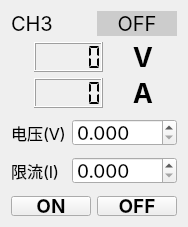
   <widget class="QWidget" name="layoutWidget">
    <property name="geometry">
     <rect>
      <x>380</x>
      <y>410</y>
      <width>160</width>
      <height>227</height>
     </rect>
    </property>
    <layout class="QVBoxLayout" name="verticalLayout_3">
     <item>
      <layout class="QHBoxLayout" name="horizontalLayout_4">
       <item>
        <widget class="QLabel" name="label_CH3">
         <property name="font">
          <font>
           <family>-apple-system</family>
           <pointsize>15</pointsize>
          </font>
         </property>
         <property name="text">
          <string>CH3</string>
         </property>
        </widget>
       </item>
       <item>
        <widget class="QLabel" name="label_CH3_ONOFF">
         <property name="font">
          <font>
           <family>-apple-system</family>
           <pointsize>15</pointsize>
          </font>
         </property>
         <property name="styleSheet">
          <string notr="true">background:rgb(204, 204, 204)</string>
         </property>
         <property name="frameShape">
          <enum>QFrame::Panel</enum>
         </property>
         <property name="frameShadow">
          <enum>QFrame::Raised</enum>
         </property>
         <property name="lineWidth">
          <number>0</number>
         </property>
         <property name="text">
          <string>OFF</string>
         </property>
         <property name="alignment">
          <set>Qt::AlignCenter</set>
         </property>
        </widget>
       </item>
      </layout>
     </item>
     <item>
      <layout class="QHBoxLayout" name="horizontalLayout_9">
       <item>
        <spacer name="horizontalSpacer_5">
         <property name="orientation">
          <enum>Qt::Horizontal</enum>
         </property>
         <property name="sizeType">
          <enum>QSizePolicy::Minimum</enum>
         </property>
         <property name="sizeHint" stdset="0">
          <size>
           <width>23</width>
           <height>20</height>
          </size>
         </property>
        </spacer>
       </item>
       <item>
        <widget class="QLCDNumber" name="lcdNumber_CH3_V">
         <property name="sizePolicy">
          <sizepolicy hsizetype="Minimum" vsizetype="Fixed">
           <horstretch>0</horstretch>
           <verstretch>0</verstretch>
          </sizepolicy>
         </property>
         <property name="minimumSize">
          <size>
           <width>0</width>
           <height>30</height>
          </size>
         </property>
         <property name="maximumSize">
          <size>
           <width>16777215</width>
           <height>30</height>
          </size>
         </property>
         <property name="font">
          <font>
           <family>-apple-system</family>
           <pointsize>12</pointsize>
           <weight>75</weight>
           <bold>true</bold>
           <underline>false</underline>
           <strikeout>false</strikeout>
          </font>
         </property>
         <property name="segmentStyle">
          <enum>QLCDNumber::Flat</enum>
         </property>
        </widget>
       </item>
       <item>
        <widget class="QLabel" name="label_12">
         <property name="sizePolicy">
          <sizepolicy hsizetype="Preferred" vsizetype="Fixed">
           <horstretch>0</horstretch>
           <verstretch>0</verstretch>
          </sizepolicy>
         </property>
         <property name="minimumSize">
          <size>
           <width>0</width>
           <height>30</height>
          </size>
         </property>
         <property name="maximumSize">
          <size>
           <width>16777215</width>
           <height>30</height>
          </size>
         </property>
         <property name="font">
          <font>
           <family>-apple-system</family>
           <pointsize>20</pointsize>
           <weight>75</weight>
           <bold>true</bold>
          </font>
         </property>
         <property name="text">
          <string>V</string>
         </property>
         <property name="alignment">
          <set>Qt::AlignCenter</set>
         </property>
        </widget>
       </item>
      </layout>
     </item>
     <item>
      <layout class="QHBoxLayout" name="horizontalLayout_10">
       <item>
        <spacer name="horizontalSpacer_6">
         <property name="orientation">
          <enum>Qt::Horizontal</enum>
         </property>
         <property name="sizeType">
          <enum>QSizePolicy::Minimum</enum>
         </property>
         <property name="sizeHint" stdset="0">
          <size>
           <width>23</width>
           <height>20</height>
          </size>
         </property>
        </spacer>
       </item>
       <item>
        <widget class="QLCDNumber" name="lcdNumber_CH3_I">
         <property name="sizePolicy">
          <sizepolicy hsizetype="Minimum" vsizetype="Fixed">
           <horstretch>0</horstretch>
           <verstretch>0</verstretch>
          </sizepolicy>
         </property>
         <property name="minimumSize">
          <size>
           <width>0</width>
           <height>30</height>
          </size>
         </property>
         <property name="maximumSize">
          <size>
           <width>16777215</width>
           <height>30</height>
          </size>
         </property>
         <property name="font">
          <font>
           <family>-apple-system</family>
           <pointsize>12</pointsize>
           <weight>75</weight>
           <bold>true</bold>
           <underline>false</underline>
           <strikeout>false</strikeout>
          </font>
         </property>
         <property name="segmentStyle">
          <enum>QLCDNumber::Flat</enum>
         </property>
        </widget>
       </item>
       <item>
        <widget class="QLabel" name="label_10">
         <property name="sizePolicy">
          <sizepolicy hsizetype="Preferred" vsizetype="Fixed">
           <horstretch>0</horstretch>
           <verstretch>0</verstretch>
          </sizepolicy>
         </property>
         <property name="minimumSize">
          <size>
           <width>0</width>
           <height>30</height>
          </size>
         </property>
         <property name="maximumSize">
          <size>
           <width>16777215</width>
           <height>30</height>
          </size>
         </property>
         <property name="font">
          <font>
           <family>-apple-system</family>
           <pointsize>20</pointsize>
           <weight>75</weight>
           <bold>true</bold>
          </font>
         </property>
         <property name="text">
          <string>A</string>
         </property>
         <property name="alignment">
          <set>Qt::AlignCenter</set>
         </property>
        </widget>
       </item>
      </layout>
     </item>
     <item>
      <layout class="QFormLayout" name="formLayout_4">
       <item row="0" column="0">
        <widget class="QLabel" name="label_11">
         <property name="sizePolicy">
          <sizepolicy hsizetype="Expanding" vsizetype="Expanding">
           <horstretch>0</horstretch>
           <verstretch>0</verstretch>
          </sizepolicy>
         </property>
         <property name="font">
          <font>
           <family>-apple-system</family>
           <pointsize>12</pointsize>
          </font>
         </property>
         <property name="text">
          <string>电压(V)</string>
         </property>
        </widget>
       </item>
       <item row="0" column="1">
        <widget class="QDoubleSpinBox" name="doubleSpinBox_CH3_setV">
         <property name="minimumSize">
          <size>
           <width>0</width>
           <height>27</height>
          </size>
         </property>
         <property name="maximumSize">
          <size>
           <width>16777215</width>
           <height>27</height>
          </size>
         </property>
         <property name="font">
          <font>
           <family>-apple-system</family>
           <pointsize>14</pointsize>
          </font>
         </property>
         <property name="decimals">
          <number>3</number>
         </property>
        </widget>
       </item>
       <item row="1" column="0">
        <widget class="QLabel" name="label_9">
         <property name="sizePolicy">
          <sizepolicy hsizetype="Expanding" vsizetype="Expanding">
           <horstretch>0</horstretch>
           <verstretch>0</verstretch>
          </sizepolicy>
         </property>
         <property name="font">
          <font>
           <family>-apple-system</family>
           <pointsize>12</pointsize>
          </font>
         </property>
         <property name="text">
          <string>限流(I)</string>
         </property>
        </widget>
       </item>
       <item row="1" column="1">
        <widget class="QDoubleSpinBox" name="doubleSpinBox_CH3_setI">
         <property name="minimumSize">
          <size>
           <width>0</width>
           <height>27</height>
          </size>
         </property>
         <property name="maximumSize">
          <size>
           <width>16777215</width>
           <height>27</height>
          </size>
         </property>
         <property name="font">
          <font>
           <family>-apple-system</family>
           <pointsize>14</pointsize>
          </font>
         </property>
         <property name="decimals">
          <number>3</number>
         </property>
        </widget>
       </item>
      </layout>
     </item>
     <item>
      <layout class="QHBoxLayout" name="horizontalLayout_13">
       <item>
        <widget class="QPushButton" name="pushButton_CH3_ON">
         <property name="sizePolicy">
          <sizepolicy hsizetype="Preferred" vsizetype="Fixed">
           <horstretch>0</horstretch>
           <verstretch>0</verstretch>
          </sizepolicy>
         </property>
         <property name="minimumSize">
          <size>
           <width>0</width>
           <height>20</height>
          </size>
         </property>
         <property name="maximumSize">
          <size>
           <width>16777215</width>
           <height>20</height>
          </size>
         </property>
         <property name="font">
          <font>
           <family>-apple-system</family>
           <pointsize>14</pointsize>
           <weight>75</weight>
           <bold>true</bold>
           <underline>false</underline>
           <strikeout>false</strikeout>
          </font>
         </property>
         <property name="text">
          <string>ON</string>
         </property>
        </widget>
       </item>
       <item>
        <widget class="QPushButton" name="pushButton_CH3_OFF">
         <property name="sizePolicy">
          <sizepolicy hsizetype="Preferred" vsizetype="Fixed">
           <horstretch>0</horstretch>
           <verstretch>0</verstretch>
          </sizepolicy>
         </property>
         <property name="minimumSize">
          <size>
           <width>0</width>
           <height>20</height>
          </size>
         </property>
         <property name="maximumSize">
          <size>
           <width>16777215</width>
           <height>20</height>
          </size>
         </property>
         <property name="font">
          <font>
           <family>-apple-system</family>
           <pointsize>14</pointsize>
           <weight>75</weight>
           <bold>true</bold>
           <underline>false</underline>
           <strikeout>false</strikeout>
          </font>
         </property>
         <property name="text">
          <string>OFF</string>
         </property>
        </widget>
       </item>
      </layout>
     </item>
    </layout>
   </widget>
